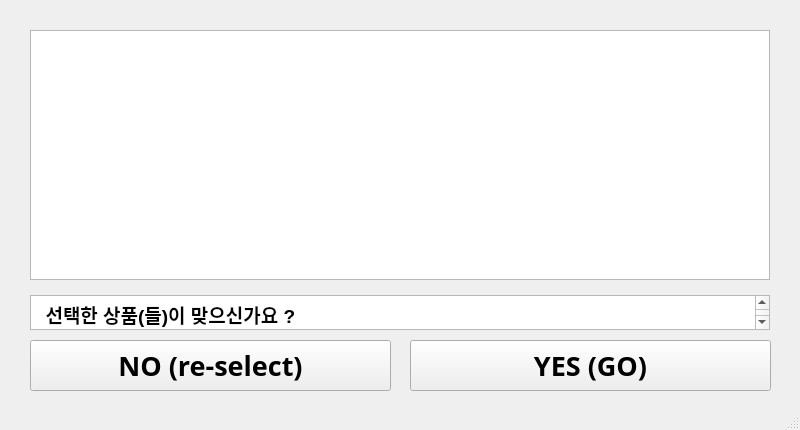
<?xml version="1.0" encoding="UTF-8"?>
<ui version="4.0">
 <class>MainWindow</class>
 <widget class="QMainWindow" name="MainWindow">
  <property name="geometry">
   <rect>
    <x>0</x>
    <y>0</y>
    <width>800</width>
    <height>430</height>
   </rect>
  </property>
  <property name="maximumSize">
   <size>
    <width>800</width>
    <height>430</height>
   </size>
  </property>
  <property name="cursor">
   <cursorShape>CrossCursor</cursorShape>
  </property>
  <property name="windowTitle">
   <string>MainWindow</string>
  </property>
  <widget class="QWidget" name="centralwidget">
   <widget class="QPushButton" name="YESbtn">
    <property name="geometry">
     <rect>
      <x>410</x>
      <y>340</y>
      <width>361</width>
      <height>51</height>
     </rect>
    </property>
    <property name="font">
     <font>
      <family>HU담은고딕 160</family>
      <pointsize>20</pointsize>
      <weight>75</weight>
      <bold>true</bold>
     </font>
    </property>
    <property name="text">
     <string>YES (GO)</string>
    </property>
   </widget>
   <widget class="QPushButton" name="NObtn">
    <property name="geometry">
     <rect>
      <x>30</x>
      <y>340</y>
      <width>361</width>
      <height>51</height>
     </rect>
    </property>
    <property name="font">
     <font>
      <family>HU담은고딕 160</family>
      <pointsize>20</pointsize>
      <weight>75</weight>
      <bold>true</bold>
     </font>
    </property>
    <property name="text">
     <string>NO (re-select)</string>
    </property>
   </widget>
   <widget class="QTableWidget" name="goodstableWidget">
    <property name="geometry">
     <rect>
      <x>30</x>
      <y>30</y>
      <width>740</width>
      <height>250</height>
     </rect>
    </property>
    <property name="font">
     <font>
      <pointsize>15</pointsize>
      <weight>75</weight>
      <bold>true</bold>
     </font>
    </property>
    <property name="cursor" stdset="0">
     <cursorShape>CrossCursor</cursorShape>
    </property>
    <property name="autoFillBackground">
     <bool>false</bool>
    </property>
    <property name="editTriggers">
     <set>QAbstractItemView::NoEditTriggers</set>
    </property>
    <property name="dragDropOverwriteMode">
     <bool>false</bool>
    </property>
    <property name="rowCount">
     <number>0</number>
    </property>
    <property name="columnCount">
     <number>2</number>
    </property>
    <attribute name="horizontalHeaderVisible">
     <bool>false</bool>
    </attribute>
    <attribute name="horizontalHeaderDefaultSectionSize">
     <number>100</number>
    </attribute>
    <attribute name="horizontalHeaderShowSortIndicator" stdset="0">
     <bool>false</bool>
    </attribute>
    <attribute name="horizontalHeaderStretchLastSection">
     <bool>true</bool>
    </attribute>
    <attribute name="verticalHeaderDefaultSectionSize">
     <number>100</number>
    </attribute>
    <attribute name="verticalHeaderShowSortIndicator" stdset="0">
     <bool>false</bool>
    </attribute>
    <column/>
    <column/>
   </widget>
   <widget class="QTextEdit" name="textEdit">
    <property name="geometry">
     <rect>
      <x>30</x>
      <y>295</y>
      <width>740</width>
      <height>35</height>
     </rect>
    </property>
    <property name="html">
     <string>&lt;!DOCTYPE HTML PUBLIC &quot;-//W3C//DTD HTML 4.0//EN&quot; &quot;http://www.w3.org/TR/REC-html40/strict.dtd&quot;&gt;
&lt;html&gt;&lt;head&gt;&lt;meta name=&quot;qrichtext&quot; content=&quot;1&quot; /&gt;&lt;style type=&quot;text/css&quot;&gt;
p, li { white-space: pre-wrap; }
&lt;/style&gt;&lt;/head&gt;&lt;body style=&quot; font-family:'PibotoLt'; font-size:12pt; font-weight:400; font-style:normal;&quot;&gt;
&lt;p style=&quot; margin-top:0px; margin-bottom:0px; margin-left:0px; margin-right:0px; -qt-block-indent:0; text-indent:0px;&quot;&gt;&lt;span style=&quot; font-family:'Gulim'; font-size:14pt; font-weight:600;&quot;&gt;  선택한 상품(들)이 맞으신가요 ?&lt;/span&gt;&lt;/p&gt;&lt;/body&gt;&lt;/html&gt;</string>
    </property>
   </widget>
  </widget>
  <widget class="QStatusBar" name="statusbar">
   <property name="cursor">
    <cursorShape>UpArrowCursor</cursorShape>
   </property>
  </widget>
 </widget>
 <resources/>
 <connections/>
</ui>
